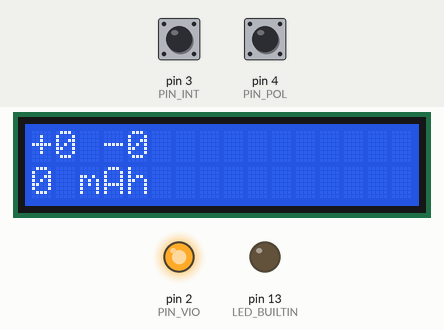
The sketch below on a simulated Arduino Uno, built with avr-gcc and run on an emulated ATmega328P. Parts: 16×2 character LCD, output pins drawn as LEDs (lit = HIGH). The inputs (shaded band) are chosen by the test bench; at power-on: pin 3 (PIN_INT) HIGH, pin 4 (PIN_POL) HIGH. What the sketch prints to the serial monitor is not drawn.

Above: at 2.2 s.
2.3 s: pin 3 (PIN_INT) pulled LOW for 0.15 s
At 2.9 s:
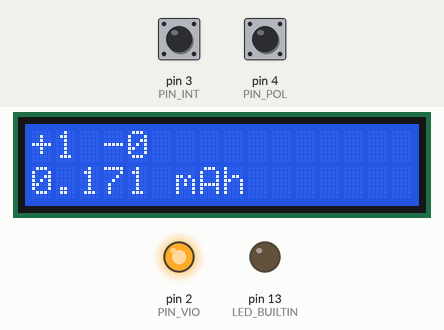
3.9 s: pin 3 (PIN_INT) pulled LOW for 1 s
At 5.3 s:
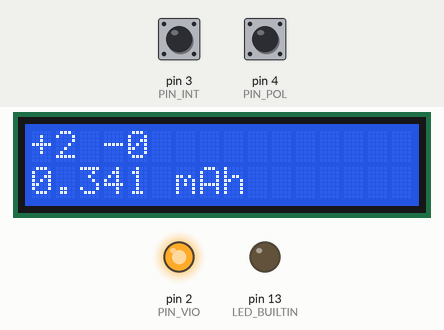
Timing chart, 0 to 6.9 s (numbered marks = the images above; inputs shaded):
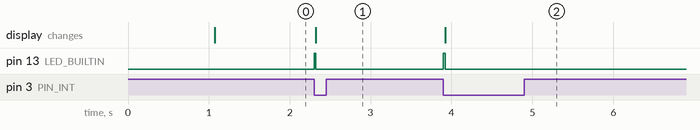

The sketch:

coulomb-counter.ino
```cpp
#include <DFRobot_RGBLCD1602.h>

#if !defined(pin_size_t)
typedef uint8_t pin_size_t;
#endif

constexpr pin_size_t PIN_VIO = 2;
constexpr pin_size_t PIN_INT = 3;
constexpr pin_size_t PIN_POL = 4;  // PD4
constexpr pin_size_t PIN_GND = 5;
constexpr pin_size_t PIN_CLR = 6;
constexpr pin_size_t PIN_SDN = 7;
#define PIN_POL_REG PIND
#define PIN_POL_BIT PIND4

DFRobot_RGBLCD1602 lcd(0x6B,16,2);

void setup() {
  Serial.begin(115200);

  lcd.init();

  pinMode(LED_BUILTIN, OUTPUT);
  digitalWrite(LED_BUILTIN, LOW);

  pinMode(PIN_GND, OUTPUT);
  digitalWrite(PIN_GND, LOW);
  pinMode(PIN_VIO, OUTPUT);  // I/O reference voltage
  digitalWrite(PIN_VIO, HIGH);
  /* The INT and POL pins are open-drain and pulled up to VIO on the breakout board,
   * but for testing with a button instead of the LTC4150, we'll also enable the
   * ATmega328P's I/O pull-ups; it doesn't hurt. */
  pinMode(PIN_INT, INPUT_PULLUP);
  pinMode(PIN_POL, INPUT_PULLUP);
  pinMode(PIN_CLR, INPUT);  // tied to INT on breakout board via SJ1 by default
  pinMode(PIN_SDN, INPUT);  // pulled up to VIO on breakout board
  delay(1000);  // give the IC a little more time to initialize

  lcd.setBacklight(true);
  lcd.setCursor(0, 0);
  lcd.print(F("+0 -0"));
  lcd.setCursor(0, 1);
  lcd.print(F("0 mAh"));

  // First clear all interrupt flags to prevent phantom interrupts (write 1 to clear)
  EIFR  = _BV(INTF0) | _BV(INTF1);
  PCIFR = _BV(PCIF0) | _BV(PCIF1) | _BV(PCIF2);
  attachInterrupt(digitalPinToInterrupt(PIN_INT), isr, FALLING);
}

// Using a 32-bit tick counter means over +/-700 kAh can be counted.
static volatile uint32_t chg_count = 0;
static volatile uint32_t dis_count = 0;

/* LTC4150 with CLR tied to INT (as is the default on the breakout board, via SJ1)
 * guarantees a 1us pulse width. At an Arduino Uno's 16MHz clock rate (62.5n
 * period), that's 16 cycles per pulse, so enough for the ATmega328P to sample and
 * latch the interrupt. Note: As discussed below, maximum pulse frequency is
 * 1.6275 Hz, but still code the ISR to be as efficient as possible. */
void isr() {
  // POL=LOW=discharging, POL=HIGH=charging
  if (bitRead(PIN_POL_REG, PIN_POL_BIT)) chg_count++; else dis_count++;
}

void loop() {
  static uint32_t chg = 0;
  static uint32_t dis = 0;
  /* The following read of the volatile variables may be interrupted by the ISR, leading
   * to a bad read. But since this is only a check as to whether the ISR fired or not,
   * and the below code then uses an atomic read to update the output, that's fine. */
  if ( chg_count!=chg || dis_count!=dis ) {
    digitalWrite(LED_BUILTIN, HIGH);

    // copy over volatile values in an atomic block
    noInterrupts();
    chg = chg_count;
    dis = dis_count;
    interrupts();

    /* The breakout board has a 0.05 Ohm sense resistor and 1A maximum current. Using the
    * typical G_VF value 32.55Hz/V and the equations from the datasheet, we can calculate
    * that 1Ah causes 5859 INTs. At 1A, INT will pulse at 5859/3600 = 1.6275 Hz, or every
    * 3600/5859 = 400/651 = 0.614439...s. Note The LTC4150 datasheet apparently doesn't
    * specify a maximum INT pulse width when CLR is tied to INT. */
    constexpr double mAh_per_INT = 1000.0/5859.0;

    const double mAh = ( ((int64_t)chg) - ((int64_t)dis) ) * mAh_per_INT;

    lcd.setCursor(0, 0);
    lcd.print('+');
    lcd.print(chg, DEC);
    lcd.print(F(" -"));
    lcd.print(dis, DEC);
    lcd.setCursor(0, 1);
    lcd.print(mAh, 3);
    lcd.print(F(" mAh        "));

    Serial.print('+');
    Serial.print(chg, DEC);
    Serial.print(F(", -"));
    Serial.print(dis, DEC);
    Serial.print(F(", "));
    Serial.print(mAh, 6);
    Serial.println(F(" mAh"));

    digitalWrite(LED_BUILTIN, LOW);
  }
}
```

Measured:
- after the input at 2.3 s, pin 13 (LED_BUILTIN): LOW → HIGH at once, → LOW 0.02 s later; the display: changes at once (image 1)
- after the input at 3.9 s, pin 13 (LED_BUILTIN): LOW → HIGH at once, → LOW 0.02 s later; the display: changes at once (image 2)
